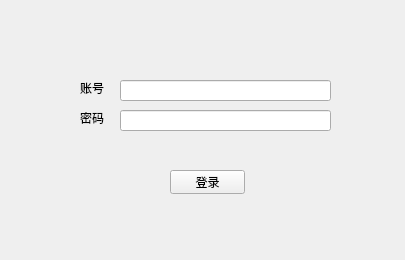
<?xml version="1.0" encoding="UTF-8"?>
<ui version="4.0">
 <class>Form</class>
 <widget class="QWidget" name="Form">
  <property name="geometry">
   <rect>
    <x>0</x>
    <y>0</y>
    <width>405</width>
    <height>260</height>
   </rect>
  </property>
  <property name="windowTitle">
   <string>登录</string>
  </property>
  <widget class="QLabel" name="label">
   <property name="geometry">
    <rect>
     <x>80</x>
     <y>80</y>
     <width>54</width>
     <height>16</height>
    </rect>
   </property>
   <property name="text">
    <string>账号</string>
   </property>
  </widget>
  <widget class="QLabel" name="label_2">
   <property name="geometry">
    <rect>
     <x>80</x>
     <y>110</y>
     <width>54</width>
     <height>16</height>
    </rect>
   </property>
   <property name="text">
    <string>密码</string>
   </property>
  </widget>
  <widget class="QLineEdit" name="lineEdit">
   <property name="geometry">
    <rect>
     <x>120</x>
     <y>80</y>
     <width>211</width>
     <height>21</height>
    </rect>
   </property>
  </widget>
  <widget class="QLineEdit" name="lineEdit_2">
   <property name="geometry">
    <rect>
     <x>120</x>
     <y>110</y>
     <width>211</width>
     <height>21</height>
    </rect>
   </property>
  </widget>
  <widget class="QPushButton" name="pushButton">
   <property name="geometry">
    <rect>
     <x>170</x>
     <y>170</y>
     <width>75</width>
     <height>24</height>
    </rect>
   </property>
   <property name="text">
    <string>登录</string>
   </property>
  </widget>
 </widget>
 <resources/>
 <connections/>
</ui>
